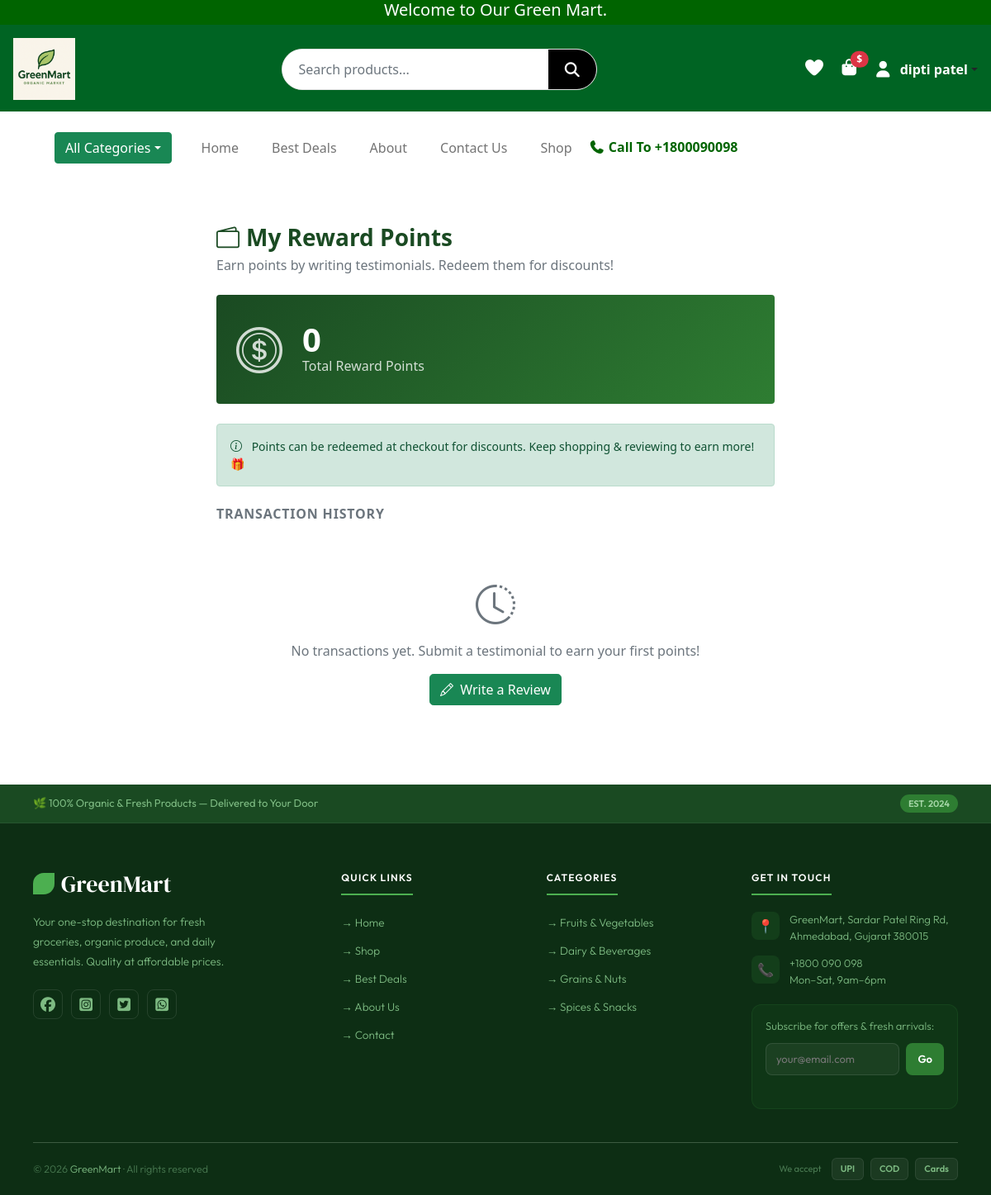
The page /my-rewards (signed in) on the database as committed earlier.
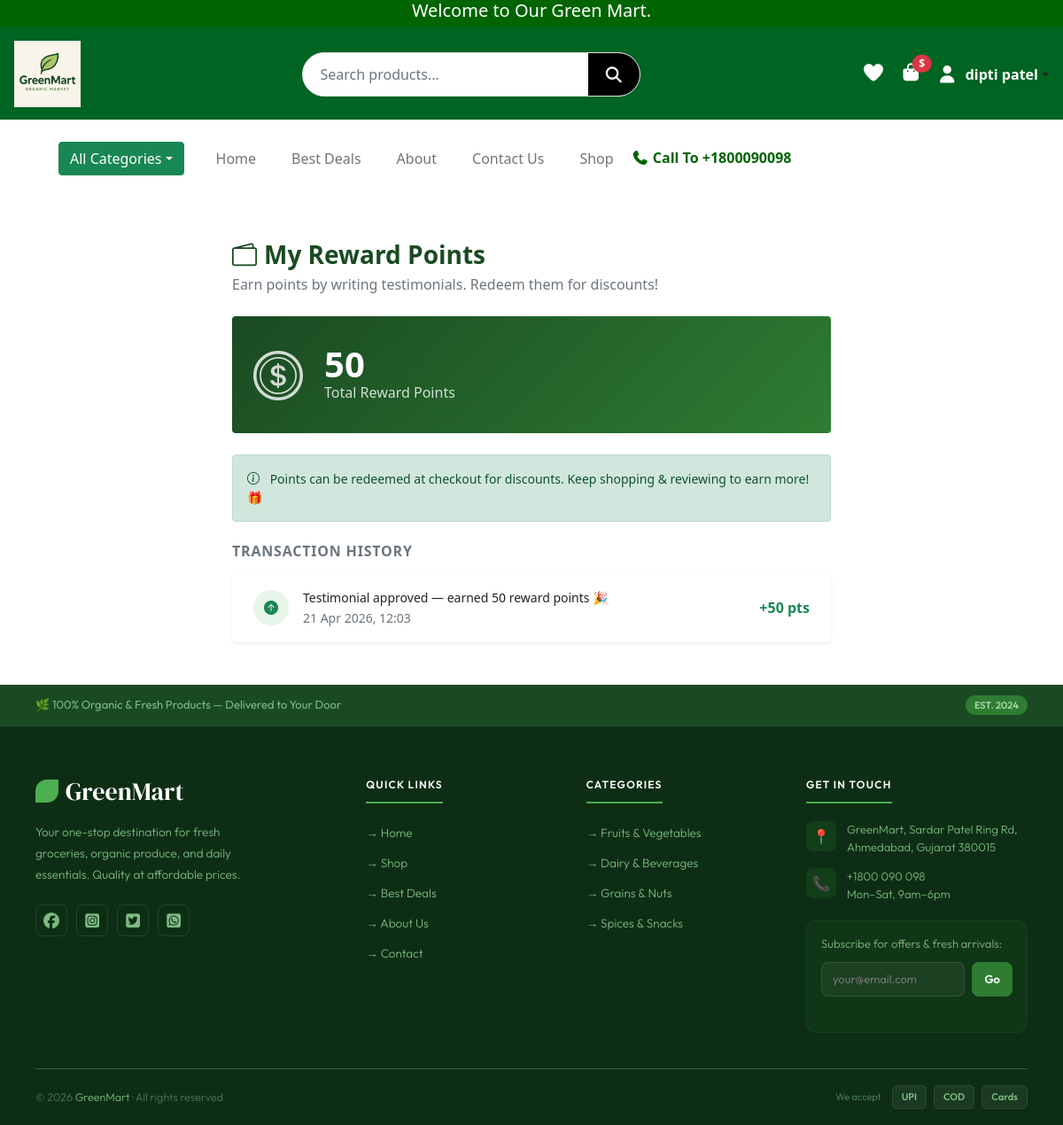
The same page on the database as committed later.
### website/models.py (models this page shows, shortened)
class User(UserMixin, db.Model):
    __tablename__ = "users"
    id            = db.Column(db.Integer, primary_key=True)
    name          = db.Column(db.String(50), nullable=False)
    email         = db.Column(db.String(120), unique=True, nullable=False)
    password_hash = db.Column(db.String(128), nullable=False)
    role          = db.Column(db.String(20), default="customer")
    is_verified   = db.Column(db.Boolean, default=False)

class RewardWallet(db.Model):
    __tablename__ = "reward_wallet"
    id         = db.Column(db.Integer, primary_key=True)
    user_id    = db.Column(db.Integer, db.ForeignKey("users.id"), unique=True, nullable=False)
    points     = db.Column(db.Integer, default=0, nullable=False)
    updated_at = db.Column(db.DateTime, default=datetime.utcnow, onupdate=datetime.utcnow)
    user = db.relationship("User", backref=db.backref("reward_wallet", uselist=False, lazy=True))

class RewardTransaction(db.Model):
    __tablename__ = "reward_transaction"
    id          = db.Column(db.Integer, primary_key=True)
    user_id     = db.Column(db.Integer, db.ForeignKey("users.id"), nullable=False)
    points      = db.Column(db.Integer, nullable=False)
    reason      = db.Column(db.String(200), nullable=False)
    created_at  = db.Column(db.DateTime, default=datetime.utcnow)
    user = db.relationship("User", backref=db.backref("reward_transactions", lazy=True))

### website/views.py (the view)
@views.route("/my-rewards")
@login_required
def my_rewards():
    login_form  = LoginForm()
    signup_form = SignupForm()
    wallet = RewardWallet.query.filter_by(user_id=current_user.id).first()
    txns   = (RewardTransaction.query
              .filter_by(user_id=current_user.id)
              .order_by(RewardTransaction.created_at.desc())
              .limit(30).all())
    return render_template(
        "my_rewards.html",
        login_form=login_form,
        signup_form=signup_form,
        wallet=wallet,
        txns=txns,
    )

### website/templates/my_rewards.html (shortened to what this page needs)
{% extends "base.html" %}
{% block content %}
<div class="container py-5" style="max-width:700px;">
  <h3 class="fw-bold mb-1" style="color:#1a4a22;"><i class="bi bi-wallet2 me-2"></i>My Reward Points</h3>
  <p class="text-muted mb-4">Earn points by writing testimonials. Redeem them for discounts!</p>
  <div class="card border-0 rounded-4 mb-4 text-white"
       style="background:linear-gradient(135deg,#1a4a22,#2e7d32);">
    <div class="card-body p-4 d-flex align-items-center gap-4">
      <i class="bi bi-coin" style="font-size:3.5rem; opacity:.8;"></i>
      <div>
        <div style="font-size:2.5rem; font-weight:700; line-height:1;">
          {{ wallet.points if wallet else 0 }}
        </div>
        <div style="opacity:.8;">Total Reward Points</div>
      </div>
    </div>
  </div>
  <div class="alert alert-success rounded-4 small mb-4">
    <i class="bi bi-info-circle me-2"></i>
    Points can be redeemed at checkout for discounts. Keep shopping & reviewing to earn more! 🎁
  </div>
  <h6 class="fw-bold mb-3 text-muted text-uppercase" style="letter-spacing:.05em;">Transaction History</h6>
  {% if txns %}
  <div class="card border-0 shadow-sm rounded-4 overflow-hidden">
    {% for txn in txns %}
    <div class="d-flex align-items-center gap-3 px-4 py-3
                {% if not loop.last %}border-bottom{% endif %}">
      <div class="rounded-circle d-flex align-items-center justify-content-center"
           style="width:40px;height:40px;min-width:40px;
                  background:{% if txn.points>0 %}#e8f5e9{% else %}#fce4ec{% endif %};">
        <i class="bi bi-{% if txn.points>0 %}arrow-up-circle-fill text-success{% else %}arrow-down-circle-fill text-danger{% endif %}"></i>
      </div>
      <div class="flex-grow-1">
        <div class="fw-semibold small">{{ txn.reason }}</div>
        <small class="text-muted">{{ txn.created_at.strftime('%d %b %Y, %H:%M') }}</small>
      </div>
      <div class="fw-bold {% if txn.points>0 %}text-success{% else %}text-danger{% endif %}">
        {% if txn.points>0 %}+{% endif %}{{ txn.points }} pts
      </div>
    </div>
    {% endfor %}
  </div>
  {% else %}
  <div class="text-center py-5 text-muted">
    <i class="bi bi-clock-history" style="font-size:3rem;"></i>
    <p class="mt-2">No transactions yet. Submit a testimonial to earn your first points!</p>
    <a href="{{ url_for('views.submit_testimonial') }}" class="btn btn-success rounded-3">
      <i class="bi bi-pencil me-1"></i> Write a Review
    </a>
  </div>
  {% endif %}
</div>
{% endblock %}

### website/templates/base.html (shortened to what this page needs)
<!DOCTYPE html>
<html lang="en">
<head>
  <link rel="stylesheet" href="{{ url_for('static', filename='css/style.css') }}">
  <link href="https://cdn.jsdelivr.net/npm/bootstrap@5.0.2/dist/css/bootstrap.min.css" rel="stylesheet">
  <link rel="stylesheet" href="https://cdnjs.cloudflare.com/ajax/libs/font-awesome/7.0.1/css/all.min.css">
  <link rel="stylesheet" href="https://cdn.jsdelivr.net/npm/bootstrap-icons@1.11.1/font/bootstrap-icons.css">
</head>
<body>
<div class="container-fluid top-header">
  <h5 class="text-center mb-0">Welcome to Our Green Mart.</h5>
</div>
<header class="main-header d-flex flex-wrap align-items-center justify-content-between p-3">
  <div class="logo-area">
    <a href="{{ url_for('views.home') }}">
      <img src="{{ url_for('static', filename='images/logo.png') }}" alt="logo" class="img-fluid">
    </a>
  </div>
  <div class="search-area flex-grow-1 mx-3 position-relative d-none d-lg-flex">
    <form class="search-box d-flex" action="{{ url_for('views.search') }}" method="get">
      <input type="text" name="q" id="liveSearch" class="form-control" placeholder="Search products..." autocomplete="off">
      <button type="submit"><i class="fa-solid fa-magnifying-glass"></i></button>
    </form>
  </div>
  <div class="icons-area d-flex align-items-center gap-3 flex-shrink-0">
    <a href="{{ url_for('views.wishlist') }}"><i class="fa-solid fa-heart"></i></a>
    <div class="cart-box position-relative">
      <a href="{{ url_for('views.cart') }}">
        <i class="fa-solid fa-bag-shopping fs-5"></i>
      </a>
      <span class="cart-price position-absolute top-0 start-100 translate-middle badge rounded-pill bg-danger">
        ${{ subtotal }}
      </span>
    </div>
    {% if current_user.is_authenticated %}
<div class="dropdown">
  <a href="#"
     class="d-flex align-items-center text-dark text-decoration-none dropdown-toggle"
     id="userDropdown"
     data-bs-toggle="dropdown"
     aria-expanded="false"
     role="button">
    <i class="fa-solid fa-user fs-5" style="color:white;"></i>
    <span class="ms-2 fw-bold" style="color:white;">{{ current_user.name }}</span>
  </a>
</div>
{% else %}
  <i class="fa-solid fa-user fs-5" data-bs-toggle="modal" data-bs-target="#loginModal" style="cursor:pointer;"></i>
{% endif %}
  </div>
</header>
<div class="container nav">
  <nav class="navbar navbar-expand-lg navbar-light bg-white p-4">
    <div class="container-fluid">
      <div class="dropdown me-3">
        <button class="btn btn-success dropdown-toggle" data-bs-toggle="dropdown">All Categories</button>
      </div>
      <div class="collapse navbar-collapse" id="mainNavbar">
        <ul class="navbar-nav me-auto mb-2 mb-lg-0">
          <li class="nav-item"><a class="nav-link" href="{{ url_for('views.home') }}">Home</a></li>
          <li class="nav-item"><a class="nav-link" href="{{ url_for('views.best_deals') }}">Best Deals</a></li>
          <li class="nav-item"><a class="nav-link" href="{{ url_for('views.about') }}">About</a></li>
          <li class="nav-item"><a class="nav-link" href="{{ url_for('views.contact') }}">Contact Us</a></li>
          <li class="nav-item"><a class="nav-link" href="{{ url_for('views.shop') }}">Shop</a></li>
        </ul>
        <h6 class="mb-0 ms-auto"><i class="fa-solid fa-phone"></i> Call To +1800090098</h6>
      </div>
    </div>
  </nav>
</div>
{% block content %}{% endblock %}
<footer style="background:#0d2e14; font-family:'Outfit',sans-serif; color:#c8dfc2; padding:0;">
  <div style="background:#1a4a22; padding:12px 40px; display:flex; align-items:center; justify-content:space-between; border-bottom:1px solid rgba(255,255,255,0.06);">
    <span style="font-size:13px; color:#7dba82;">🌿 100% Organic & Fresh Products — Delivered to Your Door</span>
    <span style="background:#2e7d32; color:#a5d6a7; font-size:11px; padding:3px 10px; border-radius:20px; font-weight:600;">EST. 2024</span>
  </div>
  <div style="display:grid; grid-template-columns:1.6fr 1fr 1fr 1.2fr; gap:40px; padding:52px 40px 40px;">
    <div>
      <div style="font-family:'DM Serif Display',serif; font-size:28px; color:#fff; margin-bottom:14px; display:flex; align-items:center; gap:8px;">
        <span style="width:26px;height:26px;background:#4caf50;border-radius:50% 0 50% 0;display:inline-block;"></span> GreenMart
      </div>
      <p style="font-size:13.5px; color:#7dba82; line-height:1.75; margin-bottom:22px; font-weight:300; max-width:240px;">
        Your one-stop destination for fresh groceries, organic produce, and daily essentials. Quality at affordable prices.
      </p>
      <div style="display:flex; gap:10px;">
        <a href="#" style="width:36px;height:36px;border-radius:8px;border:1px solid rgba(255,255,255,0.1);display:flex;align-items:center;justify-content:center;color:#7dba82;font-size:18px;text-decoration:none;"><i class="fa-brands fa-facebook"></i></a>
        <a href="#" style="width:36px;height:36px;border-radius:8px;border:1px solid rgba(255,255,255,0.1);display:flex;align-items:center;justify-content:center;color:#7dba82;font-size:18px;text-decoration:none;"><i class="fa-brands fa-square-instagram"></i></a>
        <a href="#" style="width:36px;height:36px;border-radius:8px;border:1px solid rgba(255,255,255,0.1);display:flex;align-items:center;justify-content:center;color:#7dba82;font-size:18px;text-decoration:none;"><i class="fa-brands fa-square-twitter"></i></a>
        <a href="#" style="width:36px;height:36px;border-radius:8px;border:1px solid rgba(255,255,255,0.1);display:flex;align-items:center;justify-content:center;color:#7dba82;font-size:18px;text-decoration:none;"><i class="fa-brands fa-square-whatsapp"></i></a>
      </div>
    </div>
    <div>
      <div style="font-size:12px;letter-spacing:0.1em;text-transform:uppercase;color:#fff;font-weight:600;margin-bottom:20px;padding-bottom:10px;border-bottom:2px solid #4caf50;display:inline-block;">Quick Links</div>
      <ul style="list-style:none;padding:0;display:flex;flex-direction:column;gap:10px;">
        <li><a href="{{ url_for('views.home') }}"        style="color:#7dba82;text-decoration:none;font-size:13.5px;font-weight:300;">→ Home</a></li>
        <li><a href="{{ url_for('views.shop') }}"        style="color:#7dba82;text-decoration:none;font-size:13.5px;font-weight:300;">→ Shop</a></li>
        <li><a href="{{ url_for('views.best_deals') }}"  style="color:#7dba82;text-decoration:none;font-size:13.5px;font-weight:300;">→ Best Deals</a></li>
        <li><a href="{{ url_for('views.about') }}"       style="color:#7dba82;text-decoration:none;font-size:13.5px;font-weight:300;">→ About Us</a></li>
        <li><a href="{{ url_for('views.contact') }}"     style="color:#7dba82;text-decoration:none;font-size:13.5px;font-weight:300;">→ Contact</a></li>
      </ul>
    </div>
    <div>
      <div style="font-size:12px;letter-spacing:0.1em;text-transform:uppercase;color:#fff;font-weight:600;margin-bottom:20px;padding-bottom:10px;border-bottom:2px solid #4caf50;display:inline-block;">Categories</div>
      <ul style="list-style:none;padding:0;display:flex;flex-direction:column;gap:10px;">
        <li><a href="#"                                           style="color:#7dba82;text-decoration:none;font-size:13.5px;font-weight:300;">→ Fruits & Vegetables</a></li>
        <li><a href="{{ url_for('views.dairy_beverages') }}"     style="color:#7dba82;text-decoration:none;font-size:13.5px;font-weight:300;">→ Dairy & Beverages</a></li>
        <li><a href="{{ url_for('views.grains_nuts') }}"         style="color:#7dba82;text-decoration:none;font-size:13.5px;font-weight:300;">→ Grains & Nuts</a></li>
        <li><a href="{{ url_for('views.spices_snacks') }}"       style="color:#7dba82;text-decoration:none;font-size:13.5px;font-weight:300;">→ Spices & Snacks</a></li>
      </ul>
    </div>
    <div>
      <div style="font-size:12px;letter-spacing:0.1em;text-transform:uppercase;color:#fff;font-weight:600;margin-bottom:20px;padding-bottom:10px;border-bottom:2px solid #4caf50;display:inline-block;">Get in Touch</div>
      <div style="display:flex;align-items:flex-start;gap:12px;margin-bottom:14px;">
        <div style="width:34px;height:34px;background:rgba(46,125,50,0.2);border-radius:8px;display:flex;align-items:center;justify-content:center;flex-shrink:0;">📍</div>
        <div style="font-size:13px;color:#7dba82;line-height:1.5;font-weight:300;">GreenMart, Sardar Patel Ring Rd,<br>Ahmedabad, Gujarat 380015</div>
      </div>
      <div style="display:flex;align-items:flex-start;gap:12px;margin-bottom:20px;">
        <div style="width:34px;height:34px;background:rgba(46,125,50,0.2);border-radius:8px;display:flex;align-items:center;justify-content:center;flex-shrink:0;">📞</div>
        <div style="font-size:13px;color:#7dba82;line-height:1.5;font-weight:300;">+1800 090 098<br>Mon–Sat, 9am–6pm</div>
      </div>
      <div style="background:rgba(46,125,50,0.1);border:1px solid rgba(46,125,50,0.2);border-radius:12px;padding:16px;">
        <p style="font-size:13px;color:#7dba82;margin-bottom:10px;font-weight:300;">Subscribe for offers & fresh arrivals:</p>
        <div style="display:flex;gap:8px;">
          <input type="email" id="newsletterEmail" placeholder="your@email.com"
                 style="flex:1;background:rgba(255,255,255,0.05);border:1px solid rgba(255,255,255,0.1);
                        border-radius:8px;padding:9px 12px;font-size:13px;color:white;outline:none;">
          <button onclick="subscribeNewsletter()" id="subBtn"
                  style="background:#2e7d32;border:none;border-radius:8px;padding:9px 14px;
                         color:white;font-size:13px;font-weight:600;cursor:pointer;">Go</button>
        </div>
        <div id="subMsg" style="font-size:12px;margin-top:8px;min-height:16px;"></div>
      </div>
    </div>
  </div>
  <hr style="border:none;border-top:1px solid rgba(255,255,255,0.06);margin:0 40px;">
  <div style="display:flex;align-items:center;justify-content:space-between;padding:18px 40px;flex-wrap:wrap;gap:12px;">
    <div style="font-size:12.5px;color:#4a7a52;font-weight:300;">© 2026 <span style="color:#7dba82;">GreenMart</span> · All rights reserved</div>
    <div style="display:flex;gap:8px;align-items:center;">
      <span style="font-size:11px;color:#4a7a52;margin-right:4px;">We accept</span>
      <span style="background:rgba(255,255,255,0.06);border:1px solid rgba(255,255,255,0.08);border-radius:6px;padding:4px 10px;font-size:11px;color:#7dba82;font-weight:600;">UPI</span>
      <span style="background:rgba(255,255,255,0.06);border:1px solid rgba(255,255,255,0.08);border-radius:6px;padding:4px 10px;font-size:11px;color:#7dba82;font-weight:600;">COD</span>
      <span style="background:rgba(255,255,255,0.06);border:1px solid rgba(255,255,255,0.08);border-radius:6px;padding:4px 10px;font-size:11px;color:#7dba82;font-weight:600;">Cards</span>
    </div>
  </div>
</footer>
</body>
</html>

Rows that differ between the two databases and show on the page:
added RewardWallet: points "50"
added RewardTransaction: reason "Testimonial approved — earned 50 reward points 🎉", created_at "21 Apr 2026, 12:03", points "50"
Other text that changed with them:
{{ wallet.points if wallet else 0 }}: "0" → (not shown)
text no longer shown: "No transactions yet. Submit a testimonial to earn your first points! Write a Review"
